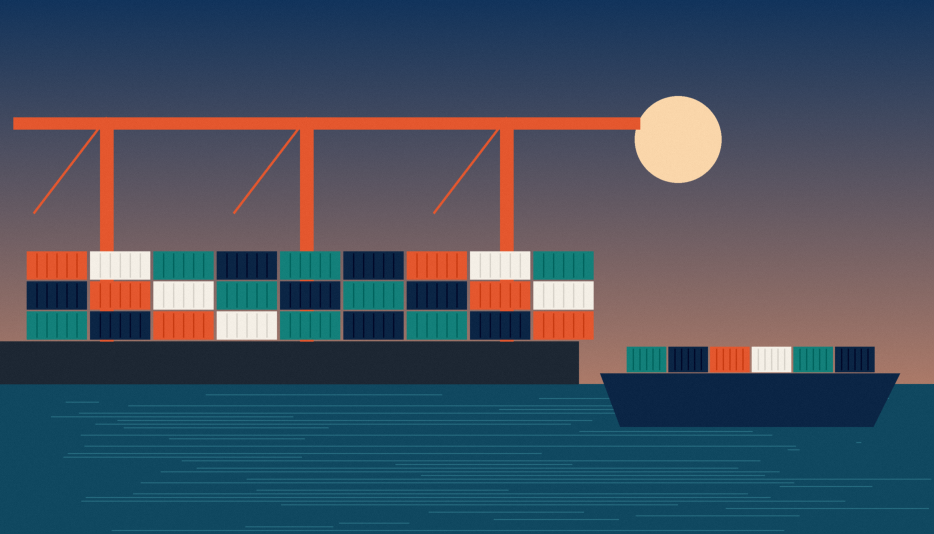
#> input picture assets/originals/hero-harbour.png, 2800 x 1600 px (shown at 1/3 size); its folder holds only this picture in this run
$ python optimize_images.py
#> lines starting #> are read from the running program, lines starting #| are printed output that depends on the picture
"""Turn the original PNGs into WebP files in the sizes the page uses.

For every file in assets/originals/ this writes <name>-480.webp, -960.webp and
-1600.webp into src/images/ (never upscaling), plus src/images/manifest.json
with the sizes, which the build uses for srcset and width/height.

    python scripts/optimize_images.py
"""
import json
from pathlib import Path

from PIL import Image

ROOT = Path(__file__).resolve().parent.parent
SRC = ROOT / "assets" / "originals"
OUT = ROOT / "src" / "images"
WIDTHS = [480, 960, 1600]
QUALITY = 80


def main():
    OUT.mkdir(parents=True, exist_ok=True)
    manifest = {}
    total_before = total_after = 0

    for original in sorted(SRC.glob("*.png")):
        name = original.stem
        img = Image.open(original).convert("RGB")
#> img is the input picture: PIL image 2800x1600 RGB; mean R, G, B 67.6, 80.4, 94.8
        w, h = img.size
#> w = 2800; h = 1600
        total_before += original.stat().st_size

        files = []
        for target in WIDTHS:
            if target > w:
                continue
            resized = img.resize((target, round(h * target / w)), Image.LANCZOS)
            path = OUT / f"{name}-{target}.webp"
            resized.save(path, "WEBP", quality=QUALITY, method=6)
            files.append({"file": path.name, "width": target, "bytes": path.stat().st_size})
#> this loop made 3 passes
#> pass 1, in main, `resized = img.resize((target, round(h * target / w)), Image.LANCZOS)`:
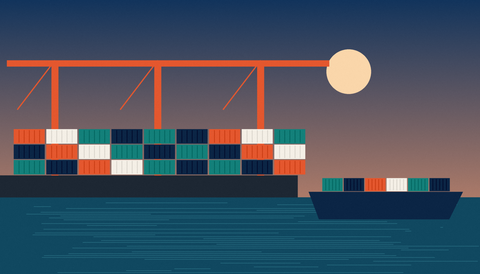
#> resized: PIL image 480x274 RGB; mean R, G, B 67.6, 80.4, 94.8
#> after the loop, files = 3 items

        manifest[name] = {"width": w, "height": h, "sizes": files}
        mid = files[min(1, len(files) - 1)]
#> mid = {'file': 'hero-harbour-960.webp', 'width': 960, 'bytes': 11530}
        total_after += mid["bytes"]
#> total_after = 11530
        print(f"{name}: {original.stat().st_size // 1024} KB png -> "
              + ", ".join(f"{f['width']}w {f['bytes'] // 1024} KB" for f in files))
#| hero-harbour: 1161 KB png -> 480w 5 KB, 960w 11 KB, 1600w 21 KB

    (OUT / "manifest.json").write_text(json.dumps(manifest, indent=2) + "\n", encoding="utf-8")
    print(f"\noriginals {total_before // 1024} KB, 960w set {total_after // 1024} KB")
#| originals 1161 KB, 960w set 11 KB


if __name__ == "__main__":
    main()
